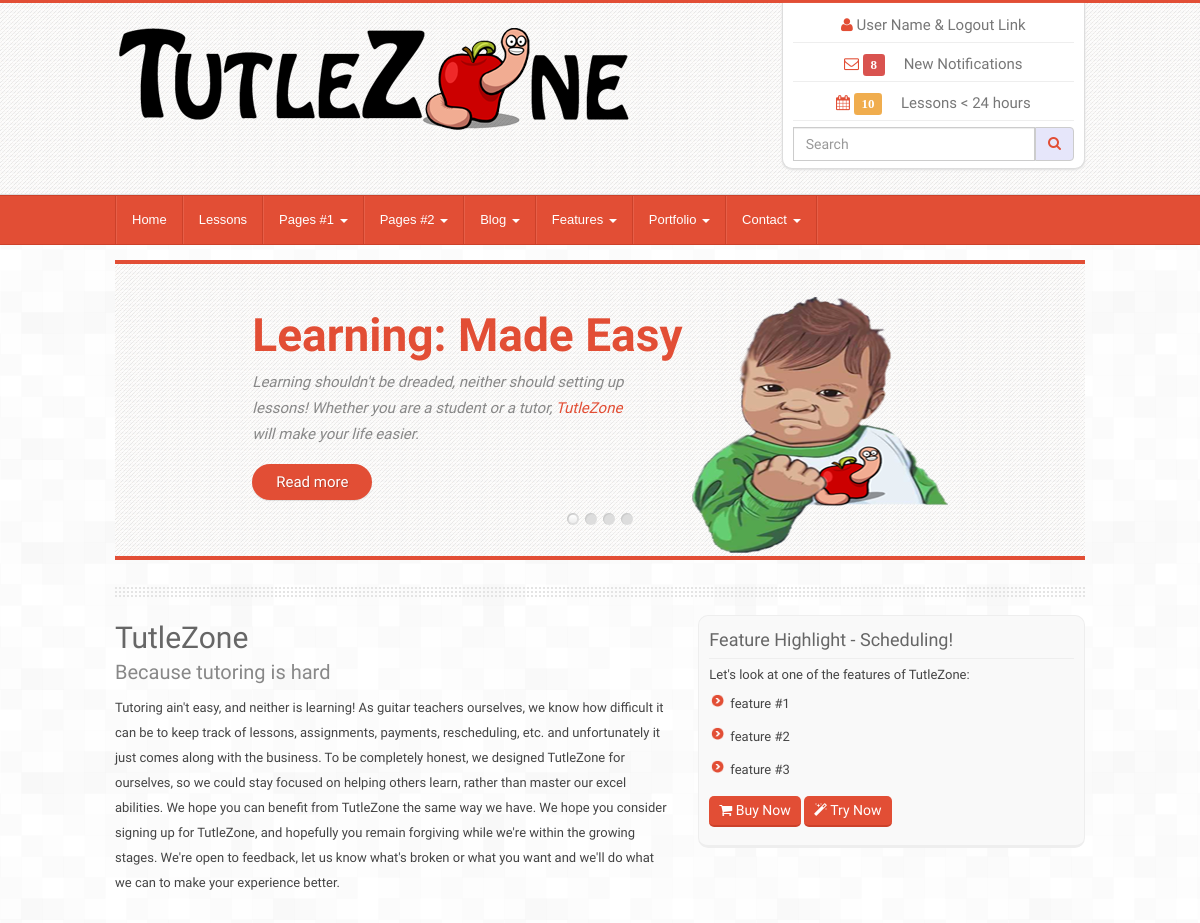
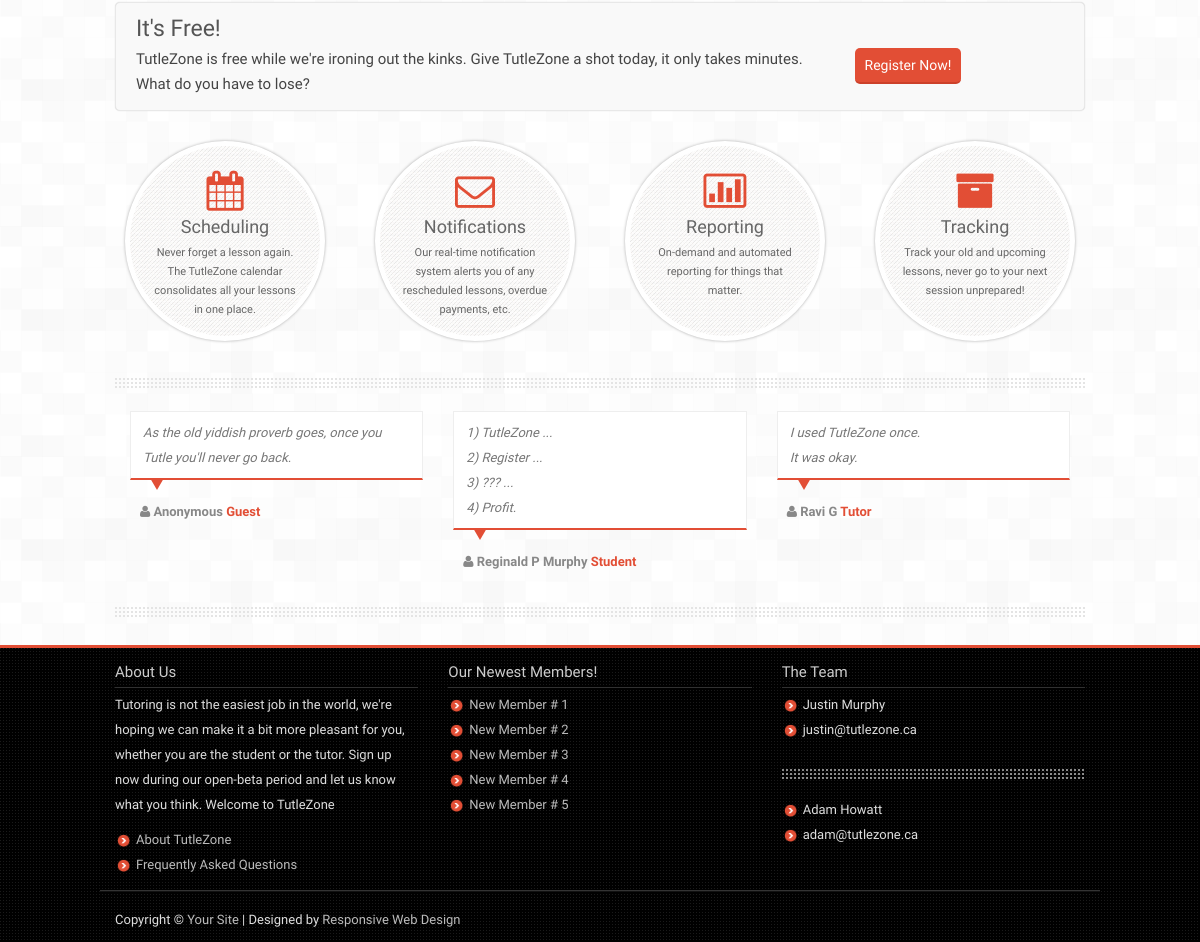
The page / on the database its author committed (2 pictures, top to bottom).
### tables this page shows
CREATE TABLE IF NOT EXISTS `testimonials` (
  `id` int(11) NOT NULL AUTO_INCREMENT,
  `content` varchar(150) NOT NULL,
  `name` varchar(30) NOT NULL,
  `visitor_type` varchar(10) DEFAULT 'Guest',
  `approved` tinyint(1) NOT NULL DEFAULT '0',
  PRIMARY KEY (`id`)
);

### index.php (the view, shortened to what this page needs)
<?php
include('functions/footer.php');
include('functions/header.php');
include('functions/navbar.php');
include('functions/userProfile.php');
?>
<div class="content">
    <div class="container">
        <div class="row">
            <div class="col-md-12">
                <div id="da-slider" class="da-slider">
                    <div class="da-slide">
                        <h2>Learning: Made Easy</h2>
                        <p>Learning shouldn't be dreaded, neither should setting up lessons! Whether you are a student or a tutor, <span class="color">TutleZone</span> will make your life easier.</p>
                        <a href="#" class="da-link">Read more</a>
                        <div class="da-img"><img src="img/parallax/success.png" alt="Success Meme with TutleZone Logo" /></div>
                    </div>
                    <div class="da-slide">
                    </div>
                    <div class="da-slide">
                    </div>
                    <div class="da-slide">
                    </div>
                </div>
                <div class="bor"></div>
                <div class="main-content">
                    <div class="row">
                        <div class="col-md-7">
                            <h2>TutleZone</h2>
                            <p class="main-meta"> Because tutoring is hard </p>
                            <p> Tutoring ain't easy, and neither is learning! As guitar teachers ourselves, we know how difficult it can be to keep track of lessons, assignments, payments, rescheduling, etc. and unfortunately
                                it just comes along with the business. To be completely honest, we designed TutleZone for ourselves, so we could stay focused on helping others learn, rather than master our excel abilities. We hope you can benefit from TutleZone the same way we have.
                                We hope you consider signing up for TutleZone, and hopefully you remain forgiving while we're within the growing stages. We're open to feedback, let us know what's broken or what you want and we'll do what we can
                                to make your experience better. </p>
                        </div>
                        <div class="col-md-5">
                            <div class="main-box">
                                <h4>Feature Highlight - Scheduling! </h4>
                                <p>Let's look at one of the features of TutleZone: </p>
                                <ul>
                                    <li>feature #1</li>
                                    <li>feature #2</li>
                                    <li>feature #3</li>
                                </ul>
                                <div class="button">
                                    <a href="#"><i class="icon-shopping-cart"></i> Buy Now</a> <a href="#"><i class="icon-magic"></i> Try Now</a>
                                </div>
                            </div>
                        </div>
                    </div>
                </div>
                <div class="cta">
                    <div class="row">
                        <div class="col-md-9">
                            <p class="cbig">It's Free! </p>
                            <p class="csmall">TutleZone is free while we're ironing out the kinks.  Give TutleZone a shot today, it only takes minutes. What do you have to lose?</p>
                        </div>
                        <div class="col-md-2">
                            <br/>
                            <div class="button"><a href="#">Register Now!</a></div>
                        </div>
                    </div>
                </div>
                <div class="row">
                    <div class="col-md-3 col-sm-6">
                        <div class="afeature">
                            <div class="afmatter">
                                <i class="icon-calendar"></i>
                                <h4>Scheduling</h4>
                                <p>Never forget a lesson again.  The TutleZone calendar consolidates all your lessons in one place. </p>
                            </div>
                        </div>
                    </div>
                    <div class="col-md-3 col-sm-6">
                        <div class="afeature">
                            <div class="afmatter">
                                <i class="icon-envelope-alt"></i>
                                <h4>Notifications</h4>
                                <p> Our real-time notification system alerts you of any rescheduled lessons, overdue payments, etc.  </p>
                            </div>
                        </div>
                    </div>
                    <div class="col-md-3 col-sm-6">
                        <div class="afeature">
                            <div class="afmatter">
                                <i class="icon-bar-chart"></i>
                                <h4>Reporting</h4>
                                <p> On-demand and automated reporting for things that matter. </p>
                            </div>
                        </div>
                    </div>
                    <div class="col-md-3 col-sm-6">
                        <div class="afeature">
                            <div class="afmatter">
                                <i class="icon-archive"></i>
                                <h4>Tracking</h4>
                                <p>Track your old and upcoming lessons, never go to your next session unprepared! </p>
                            </div>
                        </div>
                    </div>
                </div>
                <div class="bor"></div>
                <div class="testimonial">
                    <div class="container">
                        <div class="row">
                            <?php
                            $db = connectToDB();
                            if ($db)
                            {
                              try{
                                  $sql = "SELECT * FROM testimonials ORDER BY RAND() LIMIT 3";
                                  foreach ($db->query($sql) as $row)
                                  {
                                      echo "<div class='col-md-4 col-sm-4'>";
                                      echo "<div class='test'>";
                                      echo $row['content'];
                                      echo "</div>";
                                      echo "<div class='test-arrow'></div>";
                                      echo "<div class='tauth'><i class='icon-user'></i> ";
                                      echo $row['name'];
                                      echo " <span class='color'>";
                                      echo $row['visitor_type'];
                                      echo "</span></div></div>";
                                  }
                              }catch(PDOException $e){
                                writeLog('DB', $e);
                              }
                            }
                            ?>
                        </div>
                    </div>
                </div>
                <div class="bor"></div>
            </div>
        </div>
    </div>
</div>

### rows shown on the page
testimonials: content "As the old yiddish proverb goes, once you Tutle you'll never go back.", name "Anonymous", visitor_type "Guest"
testimonials: content "1) TutleZone ... 2) Register ... 3) ??? ... 4) Profit.", name "Reginald P Murphy", visitor_type "Student"
testimonials: content "I used TutleZone once. It was okay.", name "Ravi G", visitor_type "Tutor"
